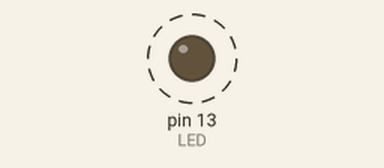
Simulated run of this sketch. Board: Arduino Uno, built with avr-gcc and run on an emulated ATmega328P. On the bench: output pins drawn as LEDs (lit = HIGH). Dashed ring = blinking.

Above: at 0.5 s.
Timing chart, 0 to 4.6 s (numbered marks = the images above):
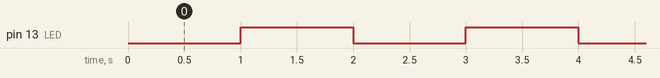

Measured:
- by itself, pin 13 (LED): alternates HIGH for 1.0 s and LOW for 1.0 s

The sketch:

CPSlab2.3.ino
```cpp
#include <avr/io.h>
#include <avr/interrupt.h>

volatile uint8_t ledState = 0;

// Interrupt Service Routine for Timer1 Compare Match A
ISR(TIMER1_COMPA_vect)
{
    // Toggle LED (pin 13 = PB5)
    ledState ^= 1;                // Toggle variable
    if (ledState)
        PORTB |= (1 << PORTB5);   // LED ON
    else
        PORTB &= ~(1 << PORTB5);  // LED OFF
}

int main(void)
{
    // --------------------------
    // 1. Configure LED pin
    // --------------------------
    DDRB |= (1 << DDB5);   // Set PB5 (digital pin 13) as output

    // --------------------------
    // 2. Configure Timer1
    // --------------------------
    TCCR1A = 0;            // Normal port operation, no PWM
    TCCR1B = 0;            // Reset control register

    // CTC mode (Clear Timer on Compare Match)
    // WGM12 = 1 → Mode 4 (CTC)
    // Prescaler = 1024 → CS12=1, CS10=1
    TCCR1B = (1 << WGM12) | (1 << CS12) | (1 << CS10);

    // Compare value for 1 second interval
    // 16 MHz / 1024 = 15625 counts per second
    OCR1A = 15625;

    // --------------------------
    // 3. Enable interrupt
    // --------------------------
    TIMSK1 = (1 << OCIE1A);  // Enable Timer1 Compare A interrupt

    // --------------------------
    // 4. Enable global interrupts
    // --------------------------
    sei();                   // Set global interrupt flag

    // --------------------------
    // 5. Main loop
    // --------------------------
    while (1)
    {
        // Nothing to do — LED toggling handled in ISR
    }
}
```
